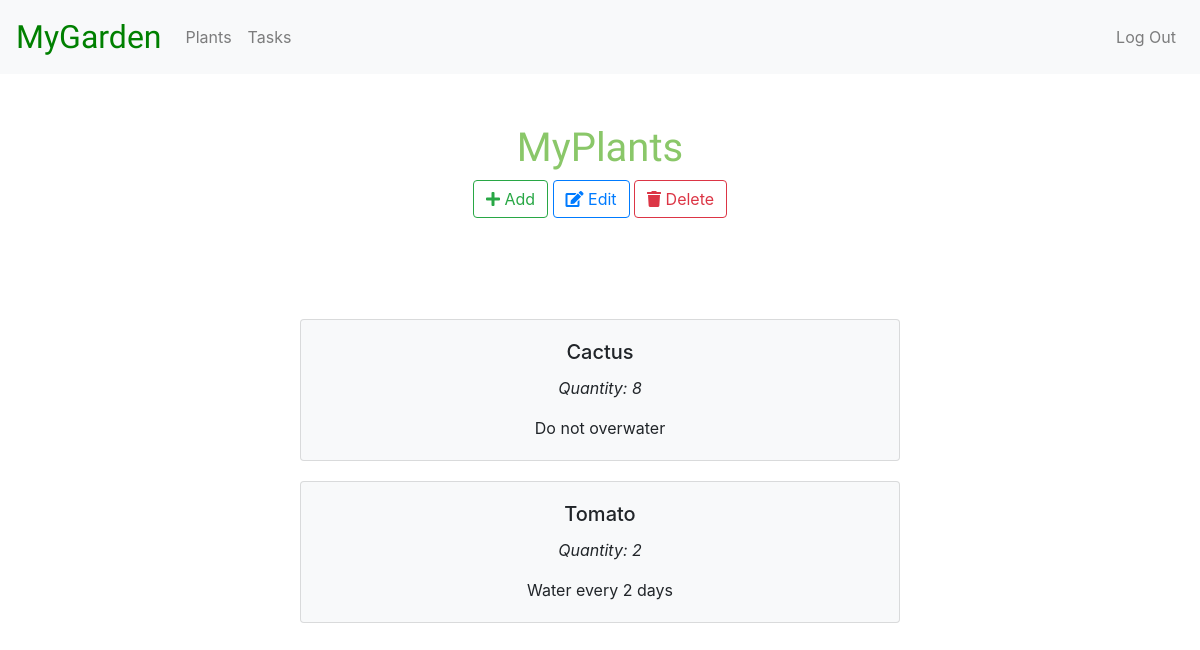
The app's page /plants (signed in) with its own data.
### tables this page shows
CREATE TABLE 'plants' ('plant_id' integer PRIMARY KEY AUTOINCREMENT NOT NULL, 'email' varchar(255) NOT NULL, 'name' varchar(255) NOT NULL, 'quantity' integer NOT NULL, 'notes' text, 'timestamp' timestamp NOT NULL DEFAULT CURRENT_TIMESTAMP, 'removed' boolean NOT NULL DEFAULT 0 );

### application.py (the view)
@app.route("/plants", methods=["GET", "POST"])
@login_required
def plants():
    if request.method == "POST":
        plant_id = request.form.get("plant_id")
        if not plant_id:
            flash("Must choose plant to edit", "danger")
            return redirect("/plants")
        info = db.execute("SELECT * FROM plants WHERE plant_id = :plant_id", plant_id=plant_id)
        return render_template("plants_edit.html", info=info[0])
    else:
        inventory = db.execute("SELECT * FROM plants JOIN users ON plants.email = users.email WHERE id = :user_id AND removed = 0 ORDER BY timestamp DESC", user_id=session["user_id"])
        return render_template("plants.html", plants=inventory)

### application.py (called while the page is built)
@app.after_request
def after_request(response):
    response.headers["Cache-Control"] = "no-cache, no-store, must-revalidate"
    response.headers["Expires"] = 0
    response.headers["Pragma"] = "no-cache"
    return response

### helpers.py (called while the page is built)
def login_required(f):
    @wraps(f)
    def decorated_function(*args, **kwargs):
        if session.get("user_id") is None:
            return redirect("/login")
        return f(*args, **kwargs)
    return decorated_function

### templates/plants.html (shortened to what this page needs)
{% extends "layout.html" %}
{% block main %}
    <h1>MyPlants</h1>
    <a href="/plants_add" class="btn btn-outline-success"><i class="fas fa-plus"></i> Add</a>
    <button class="btn btn-outline-primary" onclick="show_select()" id="edit"><i class="fas fa-edit"></i> Edit</button>
    <a href="/plants_delete" class="btn btn-outline-danger"><i class="fas fa-trash"></i> Delete</a>
    <div class="card-display">
    {% for plant in plants %}
        <div class="card bg-light" id='{{ plant["plant_id"] }}' style="margin-top: 20px;">
            <div class="card-body">
                <h5 class="card-title">{{ plant["name"] }}</h5>
                <p class="card-text"><em>Quantity: {{ plant["quantity"] }}</em></p>
                <p class="card-text">{{ plant["notes"] }}</p>
            </div>
        </div>
    {% endfor %}
    </div>
{% endblock %}

### static/styles.css (style rules this page uses)
h1 { color: #8ac769; font-family: 'Courgette', cursive; margin-top: 50px; }
body { padding-bottom: 50px; }
.card-display { display: inline-block; width: 50%; }

### records on screen
plants: name "Cactus", quantity "8", notes "Do not overwater"
plants: name "Tomato", quantity "2", notes "Water every 2 days"
